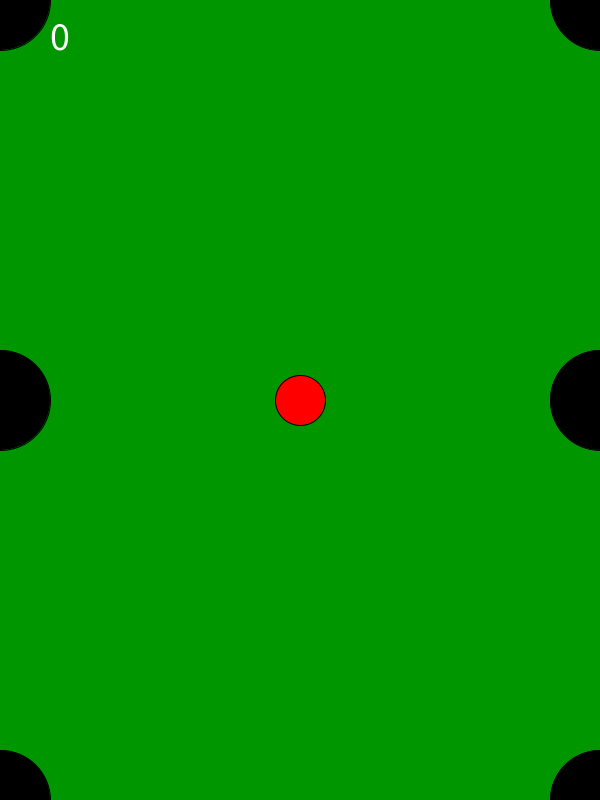
Frame 1 (no input)
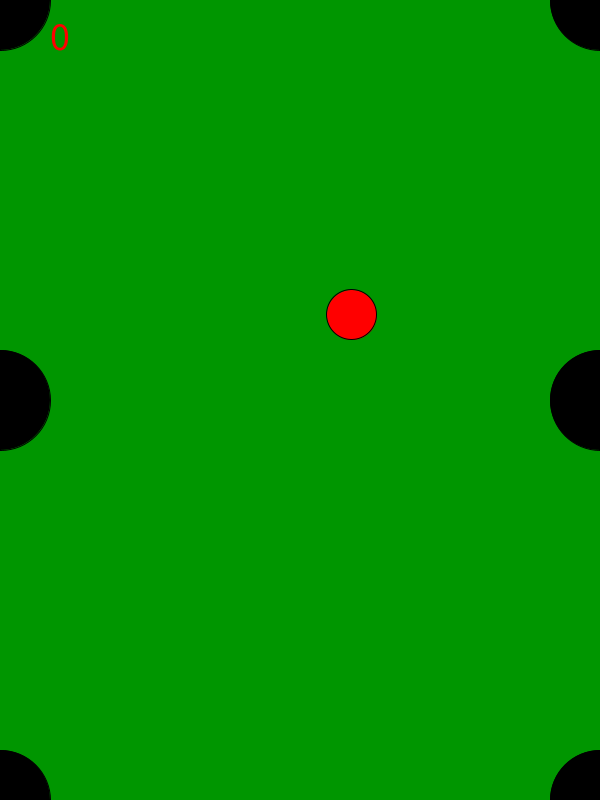
Frame 60 (the mouse pressed at the canvas centre just before this capture)
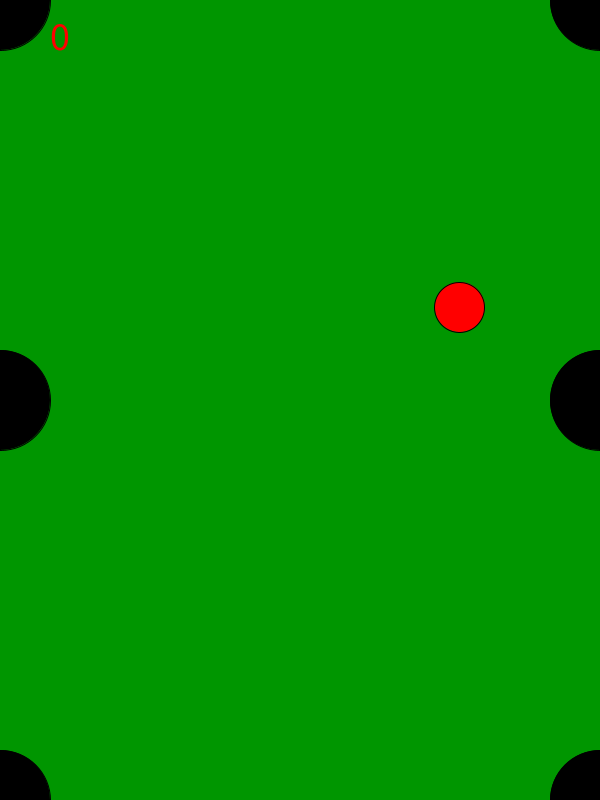
Frame 120 (the mouse held since frame 60 and released just before this capture)

The Processing sketch that drew these frames (run headless with seeded random() and noise(); from frame 60 on, the mouse is pressed at the canvas centre):

// Processing sketch: pool
// ── pool.pde
/*Este programa recrea un juego de pool con 6 troneras que detectan cuando
la bola entra en alguna de ellas*/

float px, py, dx, dy; // variables de la bola
int tam = 50;
int []x = new int[6]; // ubicación en X de las troneras
int []y = new int[6]; // ubicaciòn en Y
int puntos;

void setup() {
  size(600, 800);
  px = width/2;
  py = height/2;
  dx = random(-3, 3);
  dy = random(-3, 3);
  // valor de ubicaciòn
  for (int i=0; i<6; i++) { 
    if (i%2==0) {
      x[i] = 0;
    } else {
      x[i] = width;
    }
  }
  y[0] = 0;
  y[1] = 0;
  y[2] = height/2;
  y[3] = height/2;
  y[4] = height;
  y[5] = height;
}
void draw() {
  background(0, 150, 0);
  textSize(40);
  text(puntos, 50, 50);
  for (int i=0; i<6; i++) {
    //emboca(int px, int py, int tamBuchaca, float bx, float by, int tamBola) 
    if (emboca(x[i], y[i], 100, px, py, tam)) {
      puntos++;
      px = width/2;
      py = height/2;
      dx = random(-3, 3);
      dy = random(-3, 3);
      background(255, 255, 0);
    }
    fill(0);
    ellipse(x[i], y[i], 100, 100);
  }
  if (px>width-tam/2 || px<tam/2) {
    dx = dx*-1;
  }
  if (py>height-tam/2 || py<tam/2) {
    dy = dy*-1;
  }
  fill(255, 0, 0);
  ellipse(px, py, tam, tam);
  px += dx;
  py += dy;
}
/*funciòn para utilizar la posiciòn de las troneras y de la bola a fin de detectar
si entró en alguna de ellas*/
boolean emboca(int px, int py, int tamBuchaca, float bx, float by, int tamBola) {
  float distancia = dist(px, py, bx, by);
  boolean entroBola = distancia<tamBuchaca/2;
  return entroBola;
}
void mousePressed() {
  px = width/2;
  py = height/2;
  dx = random(-3, 3);
  dy = random(-3, 3);
}
